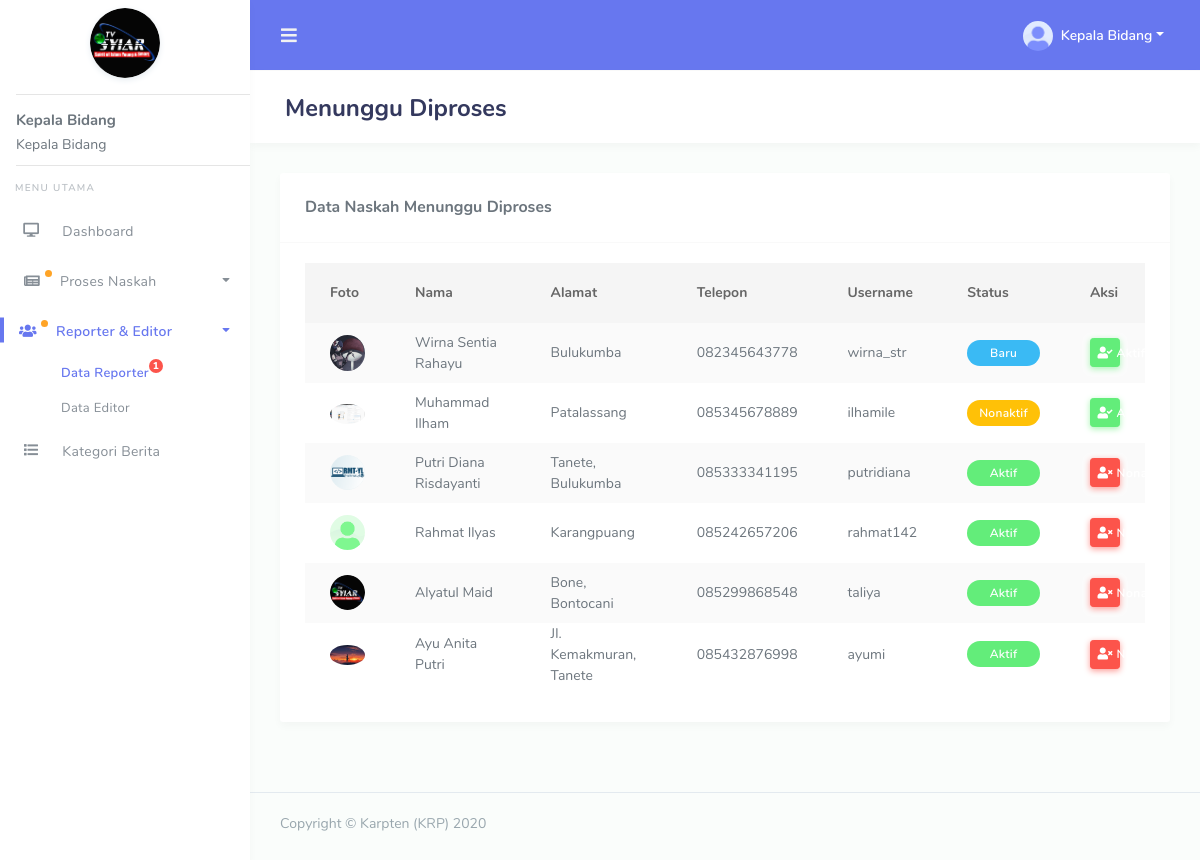
The app's page /kabid/data_reporter.php (signed in) with its own data.
### tables this page shows
CREATE TABLE `tb_users` (
  `id` int NOT NULL,
  `nama` varchar(255) NOT NULL,
  `alamat` varchar(255) NOT NULL,
  `no_hp` varchar(255) NOT NULL,
  `jabatan` varchar(255) NOT NULL,
  `foto` varchar(255) NOT NULL DEFAULT 'default.png',
  `username` varchar(255) NOT NULL,
  `password` varchar(255) NOT NULL,
  `status` varchar(255) NOT NULL DEFAULT 'waiting'
);

### kabid/data_reporter.php (the view, shortened to what this page needs)
<?php
require('template/header.php');
$reporter = mysqli_query($conn, "SELECT * FROM tb_users WHERE jabatan = 'reporter' ORDER BY status DESC");
?>
<div class="main-content">
  <section class="section">
    <div class="section-header">
      <h1>Menunggu Diproses</h1>
    </div>
    <div class="section-body">
      <div class="row">
        <div class="col-12">
          <div class="card">
            <div class="card-header">
              <h4>Data Naskah Menunggu Diproses</h4>
            </div>
            <div class="card-body">
              <div class="table-responsive">
                <table class="table table-striped" id="table-1">
                  <thead>
                    <tr>
                      <th>Foto</th>
                      <th>Nama</th>
                      <th>Alamat</th>
                      <th>Telepon</th>
                      <th>Username</th>
                      <th>Status</th>
                      <th>Aksi</th>
                    </tr>
                  </thead>
                  <tbody>
                    <?php $i = 1; foreach($reporter as $dta) {
                      if ($dta['status'] == 'active') {
                        $caption = 'Aktif';
                        $color = 'badge-success';
                        $button = 'nonaktif';
                      } else if ($dta['status'] == 'nonactive') {
                        $caption = 'Nonaktif';
                        $color = 'badge-warning';
                        $button = 'aktif';
                      } else if ($dta['status'] == 'waiting') {
                        $caption = 'Baru';
                        $color = 'badge-info';
                        $button = 'aktif';
                      } ?>
                      <tr>
                        <td>
                          <img alt="image" src="../assets/img/avatar/<?= $dta['foto'] ?>" class="rounded-circle" width="35">
                        </td>
                        <td><?= $dta['nama'] ?></td>
                        <td><?= $dta['alamat'] ?></td>
                        <td><?= $dta['no_hp'] ?></td>
                        <td><?= $dta['username'] ?></td>
                        <td>
                          <div class="badge <?= $color ?> col-12"><?= $caption ?></div>
                        </td>
                        <td style="min-width: 80px; max-width: 80px;">
                          <?php if ($button == 'aktif') { ?>
                            <a href="controller.php?set_reporter=active&reporter_id=<?= $dta['id'] ?>" class="btn btn-icon btn-sm btn-success btn-block" data-toggle1="tooltip" title="" data-original-title="Aktifkan"><i class="fa fa-user-check"></i> Aktifkan</a>
                          <?php } else { ?>
                            <a href="controller.php?set_reporter=nonactive&reporter_id=<?= $dta['id'] ?>" class="btn btn-icon btn-sm btn-danger btn-block" data-toggle1="tooltip" title="" data-original-title="Nonaktifkan"><i class="fa fa-user-times"></i> Nonaktifkan</a>
                          <?php } ?>
                        </td>
                      </tr>
                      <?php $i = $i + 1; } ?>
                    </tbody>
                  </table>
                </div>
              </div>
            </div>
          </div>
        </div>
      </div>
    </section>
  </div>
  <?php
  require('template/footer.php');
  ?>

### kabid/template/header.php (shortened to what this page needs)
<?php
require('../config.php');
$get_id = $_SESSION['get_id'];
$result = mysqli_query($conn, "SELECT * FROM tb_users WHERE id = '$get_id'");
$get = mysqli_fetch_assoc($result);
$nama = $get['nama'];
$foto = $get['foto'];
$get_proses = mysqli_query($conn, "SELECT * FROM tb_berita WHERE status = 'done'");
$menunggu_diproses = mysqli_num_rows($get_proses);
$get_user_verify = mysqli_query($conn, "SELECT * FROM tb_users WHERE status = 'waiting'");
$user_verify = mysqli_num_rows($get_user_verify);
?>
<!DOCTYPE html>
<html lang="en">
<head>
  <link rel="stylesheet" href="../assets/modules/bootstrap/css/bootstrap.min.css">
  <link rel="stylesheet" href="../assets/modules/fontawesome/css/all.min.css">
  <link rel="stylesheet" href="../assets/modules/jqvmap/dist/jqvmap.min.css">
  <link rel="stylesheet" href="../assets/modules/owlcarousel2/dist/../assets/owl.carousel.min.css">
  <link rel="stylesheet" href="../assets/modules/owlcarousel2/dist/../assets/owl.theme.default.min.css">
  <link rel="stylesheet" href="../assets/modules/summernote/summernote-bs4.css">
  <link href="../assets/modules/richtext-editor/css/froala_editor.min.css" rel="stylesheet">
  <link href="../assets/modules/richtext-editor/css/froala_editor.pkgd.min.css" rel="stylesheet">
  <link rel="stylesheet" href="../assets/modules/datatables/datatables.min.css">
  <link rel="stylesheet" href="../assets/modules/datatables/DataTables-1.10.16/css/dataTables.bootstrap4.min.css">
  <link rel="stylesheet" href="../assets/modules/datatables/Select-1.2.4/css/select.bootstrap4.min.css">
  <link rel="stylesheet" href="../assets/css/style.css">
  <link rel="stylesheet" href="../assets/css/components.css">
  </head>
  <body>
    <div id="app">
      <div class="main-wrapper main-wrapper-1">
        <div class="navbar-bg"></div>
        <nav class="navbar navbar-expand-lg main-navbar">
          <form class="form-inline mr-auto">
            <ul class="navbar-nav mr-3">
              <li><a href="#" data-toggle="sidebar" class="nav-link nav-link-lg"><i class="fas fa-bars"></i></a></li>
            </ul>
          </form>
          <ul class="navbar-nav navbar-right">
            <li class="dropdown"><a href="#" data-toggle="dropdown" class="nav-link dropdown-toggle nav-link-lg nav-link-user">
              <img alt="image" src="../assets/img/avatar/<?= $foto ?>" class="rounded-circle mr-1">
              <div class="d-sm-none d-lg-inline-block"><?= $nama ?></div></a>
            </li>
          </ul>
        </nav>
        <div class="main-sidebar sidebar-style-2">
          <aside id="sidebar-wrapper">
            <div class="sidebar-brand">
              <a href="index.php">
                <img src="../assets/img/logo.png" alt="logo" width="70" class="mt-2 shadow-light rounded-circle">
              </a>
              <div class="text-left pl-3">
                <hr style="margin-bottom: -5px;">
                <b style="font-size: 15px;"><?= $nama ?></b>
                <p style="margin-bottom: -10px; margin-top: -20px;">Kepala Bidang</p>
                <hr>
              </div>
            </div>
            <ul class="sidebar-menu mt-3">
              <li class="menu-header">Menu Utama</li>
              <li id="dashboard"><a class="nav-link" href="index.php"><i class="fa fa-desktop"></i> <span>Dashboard</span></a></li>
              <li class="dropdown" id="proses_naskah">
                <a href="#" class="nav-link has-dropdown" data-toggle="dropdown">
                  <?php if ($menunggu_diproses >= 1) { ?>
                    <span class="beep" style="width: 40px;">
                      <i class="fa fa-newspaper" style="margin-left: -2px;"></i>
                    </span>
                  <?php } else { ?>
                    <i class="fa fa-newspaper"></i>
                  <?php } ?>
                  <span>Proses Naskah</span>
                </a>
              </li>
              <li class="dropdown" id="repoter_editor">
                <a href="#" class="nav-link has-dropdown" data-toggle="dropdown">
                  <?php if ($user_verify >= 1) { ?>
                    <span class="beep" style="width: 40px;">
                      <i class="fa fa-users" style="margin-left: -2px;"></i>
                    </span>
                  <?php } else { ?>
                    <i class="fa fa-users"></i>
                  <?php } ?>
                  <span>Reporter & Editor</span>
                </a>
                <ul class="dropdown-menu">
                  <li id="data_reporter">
                    <a class="nav-link" href="data_reporter.php">Data Reporter
                      <?php if ($user_verify >= 1) { ?>
                        <span class="badge badge-danger text-center mb-3" style="width: 14px; padding: 2px; font-size: 10px;"><b><?= $user_verify ?></b></span>
                      <?php } ?>
                    </a>
                  </li>
                  <li id="data_editor">
                    <a class="nav-link" href="data_editor.php">Data Editor</a>
                  </li>
                </ul>
              </li>
              <li id="kategori_berita"><a class="nav-link" href="kategori_berita.php"><i class="fa fa-list"></i> <span>Kategori Berita</span></a></li>
            </aside>
          </div>

### kabid/template/footer.php (shortened to what this page needs)
  <footer class="main-footer">
    <div class="footer-left">
      Copyright &copy; Karpten (KRP) 2020
    </div>
  </footer>
</div>
</div>
</body>
</html>

### records on screen
tb_users: foto (placeholder picture), nama "Kepala Bidang"
tb_users: foto (picture), nama "Wirna Sentia Rahayu", alamat "Bulukumba", no_hp "082345643778", username "wirna_str", status "Baru"
tb_users: foto (picture), nama "Muhammad Ilham", alamat "Patalassang", no_hp "085345678889", username "ilhamile", status "Nonaktif"
tb_users: foto (picture), nama "Putri Diana Risdayanti", alamat "Tanete, Bulukumba", no_hp "085333341195", username "putridiana", status "Aktif"
tb_users: foto (picture), nama "Rahmat Ilyas", alamat "Karangpuang", no_hp "085242657206", username "rahmat142", status "Aktif"
tb_users: foto (picture), nama "Alyatul Maid", alamat "Bone, Bontocani", no_hp "085299868548", username "taliya", status "Aktif"
tb_users: foto (picture), nama "Ayu Anita Putri", alamat "Jl. Kemakmuran, Tanete", no_hp "085432876998", username "ayumi", status "Aktif"

### other values on screen
$user_verify "1"
